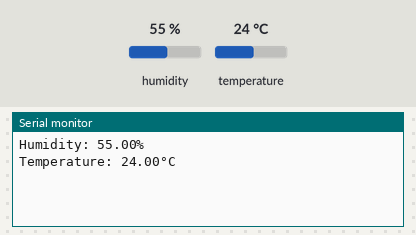
Recording of a sketch running on a simulated Arduino Uno, built with avr-gcc and run on an emulated ATmega328P. On the bench: the last lines printed to the serial monitor. The inputs (shaded band) are chosen by the test bench; at power-on: humidity 55 %, temperature 24 °C.

Above: at 1.7 s.
1.8 s: humidity set to 22 %
At 4.1 s:
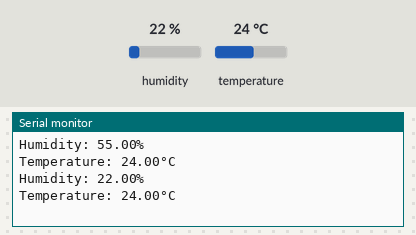
4.5 s: temperature set to 12 °C
At 5.3 s:
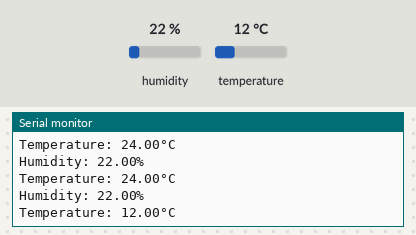
7.2 s: humidity set to 40 %
At 10.1 s:
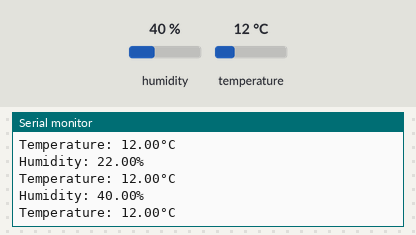
Timing chart, 0 to 11.6 s (numbered marks = the images above; inputs shaded):
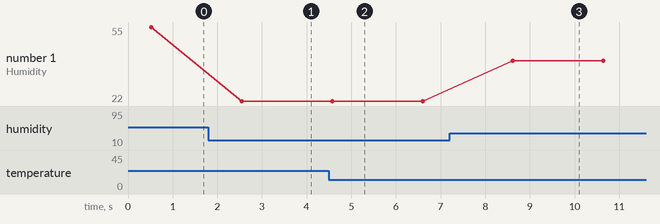

The sketch:

sketch_apr26b.ino
```cpp
#include <dht.h>
#define dht_pin 7 // Analog Pin sensor is connected to

dht DHT;

void setup()
{

  Serial.begin(9600);
  delay(500);
}

void loop()
{
  DHT.read11(dht_pin);

  Serial.print("Humidity: ");
  Serial.print(DHT.humidity);
  Serial.println("%  ");

  Serial.print("Temperature: ");
  Serial.print(DHT.temperature);
  Serial.println("°C  ");
  Serial.println();
  delay(2000);
}
```

Measured:
- after the input at 1.8 s, the serial monitor: prints a new line after 0.75 s (image 1)
- after the input at 4.5 s, the serial monitor: prints a new line after 0.09 s (image 2)
- after the input at 7.2 s, the serial monitor: prints a new line after 1.4 s (image 3)
- plotted number 1: 55 → 22 after the input at 1.8 s, 22 → 40 after the input at 7.2 s
